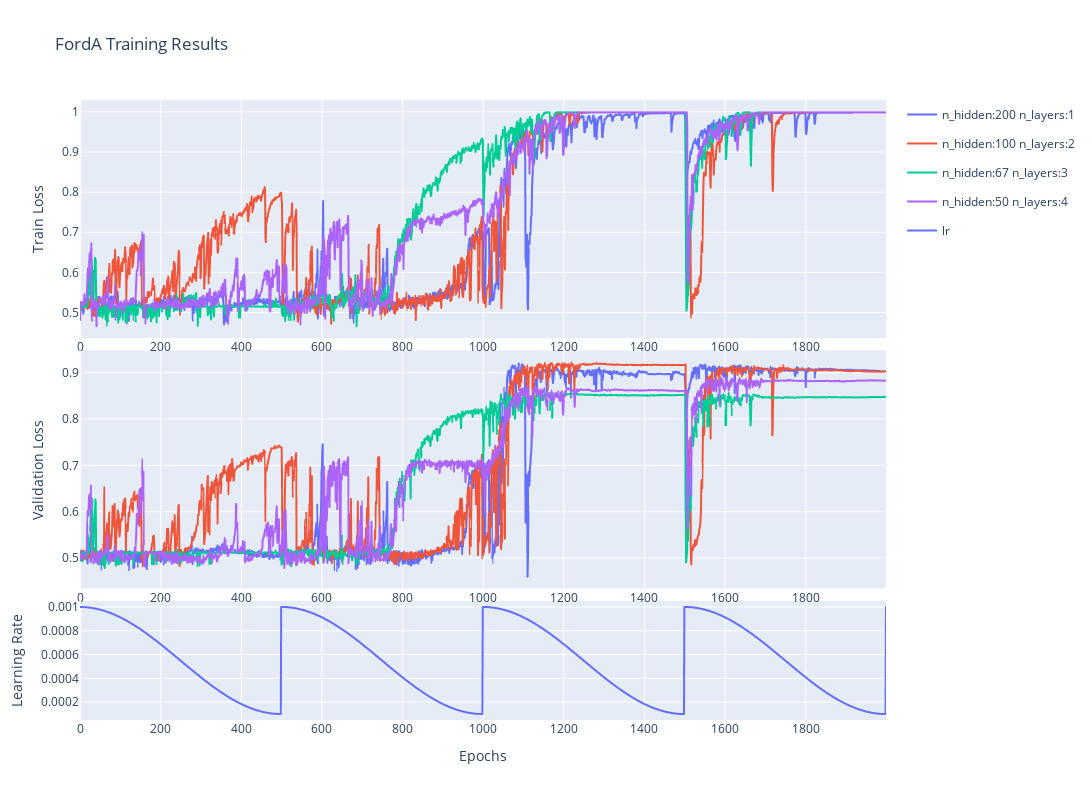

The notebook cell this image was saved under:
### Code cell
# getting training data from log files
log_files = [
    "../pytorch/logs/LSTM_PosEnc 04_25_2024_14:27:22 FordA.csv",
    "../pytorch/logs/LSTM_PosEnc 04_25_2024_14:39:50 FordA.csv",
    "../pytorch/logs/LSTM_PosEnc 04_25_2024_14:52:34 FordA.csv",
    "../pytorch/logs/LSTM_PosEnc 04_25_2024_15:01:17 FordA.csv"
]

legend = ['n_hidden:200 n_layers:1', 'n_hidden:100 n_layers:2', 'n_hidden:67 n_layers:3', 'n_hidden:50 n_layers:4']

plot_loss(log_files, legend, "FordA")

### Figure 1 — Plotly figure (JSON) as saved in the notebook; plotly's stock layout.template omitted (floating-point values rounded to 4 significant figures; data arrays with more than 128 entries replaced by an {"elided": "..."} marker saying what was removed)
{"data": [{"hovertemplate": "variable=n_hidden:200 n_layers:1<br>index=%{x}<br>value=%{y}<extra></extra>", "legendgroup": "n_hidden:200 n_layers:1", "line": {"color": "#636efa", "dash": "solid"}, "marker": {"symbol": "circle"}, "mode": "lines", "name": "n_hidden:200 n_layers:1", "showlegend": true, "type": "scattergl", "x": {"elided": "2000 int values"}, "xaxis": "x", "y": {"elided": "2000 float values"}, "yaxis": "y"}, {"hovertemplate": "variable=n_hidden:200 n_layers:1<br>index=%{x}<br>value=%{y}<extra></extra>", "legendgroup": "n_hidden:200 n_layers:1", "line": {"color": "#636efa", "dash": "solid"}, "marker": {"symbol": "circle"}, "mode": "lines", "name": "n_hidden:200 n_layers:1", "showlegend": false, "type": "scattergl", "x": {"elided": "2000 int values"}, "xaxis": "x2", "y": {"elided": "2000 float values"}, "yaxis": "y2"}, {"hovertemplate": "variable=n_hidden:100 n_layers:2<br>index=%{x}<br>value=%{y}<extra></extra>", "legendgroup": "n_hidden:100 n_layers:2", "line": {"color": "#EF553B", "dash": "solid"}, "marker": {"symbol": "circle"}, "mode": "lines", "name": "n_hidden:100 n_layers:2", "showlegend": true, "type": "scattergl", "x": {"elided": "2000 int values"}, "xaxis": "x", "y": {"elided": "2000 float values"}, "yaxis": "y"}, {"hovertemplate": "variable=n_hidden:100 n_layers:2<br>index=%{x}<br>value=%{y}<extra></extra>", "legendgroup": "n_hidden:100 n_layers:2", "line": {"color": "#EF553B", "dash": "solid"}, "marker": {"symbol": "circle"}, "mode": "lines", "name": "n_hidden:100 n_layers:2", "showlegend": false, "type": "scattergl", "x": {"elided": "2000 int values"}, "xaxis": "x2", "y": {"elided": "2000 float values"}, "yaxis": "y2"}, {"hovertemplate": "variable=n_hidden:67 n_layers:3<br>index=%{x}<br>value=%{y}<extra></extra>", "legendgroup": "n_hidden:67 n_layers:3", "line": {"color": "#00cc96", "dash": "solid"}, "marker": {"symbol": "circle"}, "mode": "lines", "name": "n_hidden:67 n_layers:3", "showlegend": true, "type": "scattergl", "x": {"elided": "2000 int values"}, "xaxis": "x", "y": {"elided": "2000 float values"}, "yaxis": "y"}, {"hovertemplate": "variable=n_hidden:67 n_layers:3<br>index=%{x}<br>value=%{y}<extra></extra>", "legendgroup": "n_hidden:67 n_layers:3", "line": {"color": "#00cc96", "dash": "solid"}, "marker": {"symbol": "circle"}, "mode": "lines", "name": "n_hidden:67 n_layers:3", "showlegend": false, "type": "scattergl", "x": {"elided": "2000 int values"}, "xaxis": "x2", "y": {"elided": "2000 float values"}, "yaxis": "y2"}, {"hovertemplate": "variable=n_hidden:50 n_layers:4<br>index=%{x}<br>value=%{y}<extra></extra>", "legendgroup": "n_hidden:50 n_layers:4", "line": {"color": "#ab63fa", "dash": "solid"}, "marker": {"symbol": "circle"}, "mode": "lines", "name": "n_hidden:50 n_layers:4", "showlegend": true, "type": "scattergl", "x": {"elided": "2000 int values"}, "xaxis": "x", "y": {"elided": "2000 float values"}, "yaxis": "y"}, {"hovertemplate": "variable=n_hidden:50 n_layers:4<br>index=%{x}<br>value=%{y}<extra></extra>", "legendgroup": "n_hidden:50 n_layers:4", "line": {"color": "#ab63fa", "dash": "solid"}, "marker": {"symbol": "circle"}, "mode": "lines", "name": "n_hidden:50 n_layers:4", "showlegend": false, "type": "scattergl", "x": {"elided": "2000 int values"}, "xaxis": "x2", "y": {"elided": "2000 float values"}, "yaxis": "y2"}, {"hovertemplate": "variable=lr<br>index=%{x}<br>value=%{y}<extra></extra>", "legendgroup": "lr", "line": {"color": "#636efa", "dash": "solid"}, "marker": {"symbol": "circle"}, "mode": "lines", "name": "lr", "showlegend": true, "type": "scattergl", "x": {"elided": "2000 int values"}, "xaxis": "x3", "y": {"elided": "2000 float values"}, "yaxis": "y3"}], "layout": {"height": 800, "title": {"text": "FordA Training Results"}, "width": 1500, "xaxis": {"anchor": "y", "domain": [0, 1]}, "xaxis2": {"anchor": "y2", "domain": [0, 1]}, "xaxis3": {"anchor": "y3", "domain": [0, 1], "title": {"text": "Epochs"}}, "yaxis": {"anchor": "x", "domain": [0.616, 1], "title": {"text": "Train Loss"}}, "yaxis2": {"anchor": "x2", "domain": [0.212, 0.596], "title": {"text": "Validation Loss"}}, "yaxis3": {"anchor": "x3", "domain": [0, 0.192], "title": {"text": "Learning Rate"}}}}
